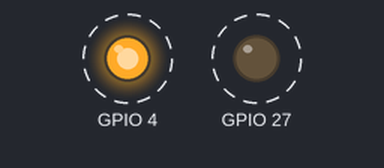
Bench run of a program on a simulated Raspberry Pi (BCM pin numbers). Parts: output pins drawn as LEDs (lit = HIGH). Dashed ring = blinking.

Above: at 0.2 s.
Timing chart, 0 to 3.0 s (numbered marks = the images above):
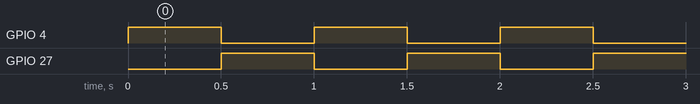

Measured:
- by itself, GPIO 4, GPIO 27: alternates HIGH for 0.50 s and LOW for 0.50 s

The program:

LED_Loop.py
```python
import RPi.GPIO as GPIO
import time
import sys
import termios

GPIO.setmode(GPIO.BCM)
GPIO.setwarnings(False)
GPIO.setup(4,GPIO.OUT)
GPIO.setup(27,GPIO.OUT)

while True:
	GPIO.output(4,GPIO.HIGH)
	time.sleep(0.5)
	GPIO.output(4,GPIO.LOW)
	GPIO.output(27,GPIO.HIGH)
	time.sleep(0.5)
	GPIO.output(27, GPIO.LOW)
```
